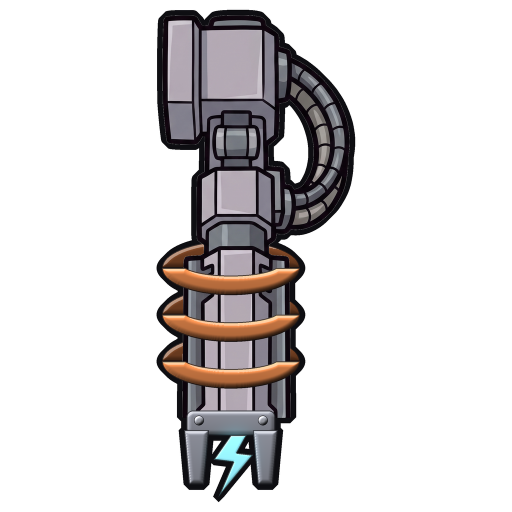
#> input picture Source/Art/kit/bulwark_src/weap/arc.png, 1024 x 1024 px, given in place of hammer.png, which was not available (shown at 1/2 size)
$ python kitbash.py kit/bulwark_src/weap/arc.png
#> lines starting #> are read from the running program, lines starting #| are printed output that depends on the picture; after the words box and inside, x2 and y2 are one past the last pixel; in counts of white or black regions, pixels touching at a corner belong together; pictures that were not available may be replaced by others from this repository, and a replacement may not be noted
#> in __init__, `s.im = Image.new('RGBA', (n, n), (0, 0, 0, 0))`: s.im: PIL image 2048x2048 RGBA; every value is 0
### Source/Art/vdraw.py
"""Small 2D painting kit: shapes as masks, automatic bevel shading from a light direction, panel lines, glow, outlines."""
import numpy as np
from PIL import Image, ImageDraw, ImageFilter
from scipy import ndimage
N=1024
LIGHT=np.array([-0.55,-0.75]); LIGHT=LIGHT/np.linalg.norm(LIGHT)   # from top-left
INK=np.array([14,14,18.])
class Canvas:
    def __init__(s,n=N):
        s.n=n; s.rgb=np.ones((n,n,3))*255; s.a=np.zeros((n,n),bool); s.lines=np.zeros((n,n),bool)
    # ---- shape masks
    # [4 lines left out: function poly, not called in this run]
    def ell(s,box):
        m=Image.new('L',(s.n,s.n),0); ImageDraw.Draw(m).ellipse(box,fill=255); return np.array(m)>127
    def rrect(s,box,r):
        m=Image.new('L',(s.n,s.n),0); ImageDraw.Draw(m).rounded_rectangle(box,radius=r,fill=255); return np.array(m)>127
    # ---- painting
    def fill(s,mask,col,bevel=18,strength=0.55,grad=0.18,edge=4,spec=True):
        col=np.array(col,float)
        d=ndimage.distance_transform_edt(mask)
        h=np.clip(d/bevel,0,1); h=np.sin(h*np.pi/2)
        gy,gx=np.gradient(ndimage.gaussian_filter(h,2))
        lit=-(gx*LIGHT[0]+gy*LIGHT[1]); lit=lit/ (np.abs(lit).max()+1e-6)
        ys=np.linspace(0,1,s.n)[:,None]*np.ones((1,s.n))
        # vertical gradient across the shape's own extent
        yy,xx=np.nonzero(mask)
        if len(yy):
            t=np.clip((ys-yy.min()/s.n)/max(1e-3,(yy.max()-yy.min())/s.n),0,1)
        else: t=ys
        f=1+strength*lit+grad*(0.5-t)
        c=col[None,None,:]*f[...,None]
        if spec:
            hl=(lit>0.55)&(d<bevel*0.7)
            c[hl]=c[hl]*0.6+255*0.4
        c=np.clip(c,0,255)
        s.rgb[mask]=c[mask]
        # thin inner edge line
        ring=mask&~ndimage.binary_erosion(mask,iterations=edge)
        s.rgb[ring]=s.rgb[ring]*0.25+INK*0.75
        s.a|=mask
    def groove(s,mask,w=5):
        "a dark panel line along the mask's centre region (pass a thin mask)"
        s.rgb[mask]=s.rgb[mask]*0.25+INK*0.75
    def line(s,pts,w=8,col=INK):
        m=Image.new('L',(s.n,s.n),0); ImageDraw.Draw(m).line([tuple(p) for p in pts],fill=255,width=w,joint='curve')
        mk=np.array(m)>127; s.rgb[mk]=np.array(col,float)
    def glow(s,mask,col,radius=22,amount=0.9):
        g=ndimage.gaussian_filter(mask.astype(float),radius); g=g/g.max()*amount
        col=np.array(col,float); s.rgb=s.rgb*(1-g[...,None])+col*g[...,None]
    def bolt(s,cx,cy,r,col=(150,152,160)):
        s.fill(s.ell((cx-r,cy-r,cx+r,cy+r)),col,bevel=r*0.7,strength=0.8,edge=3)
    def outline(s,w=16):
        ring=ndimage.binary_dilation(s.a,iterations=w)&~s.a
        s.rgb[ring]=INK; s.a|=ring
    # [17 lines left out: functions save, fill_cyl, not called in this run]

# ---- VFE / vanilla style: flat tone + soft top-down gradient, thin dark inner line, no bevel/specular
FLAT_LINE=(40,40,44)
# [9 lines left out: function fill_flat, not called in this run]

# ---- VFE shading v2: soft form shading + cast shadows, still clean and light
SHADE=dict(form=0.34, light=0.22, shadow=0.32, shadow_off=(10,14), shadow_blur=8)
# [33 lines left out: functions fill_vfe, chamfer, not called in this run]
_fill_vfe_plain=fill_vfe
# [12 lines left out: functions fill_vfe, use_soft_preset, not called in this run]
_CH=dict(lit=1.10, side=0.60, mid=0.84, seam=3)
_chamfer_orig=chamfer
def chamfer(c,mask,bevel,**k):
    p=dict(_CH); p.update(k); _chamfer_orig(c,mask,bevel,**p)
# [5 lines left out: function fill_vfe, not called in this run]

### Source/Art/kitbash.py
"""Kitbash: cut pieces out of generated art and assemble new parts; vdraw fills the gaps."""
import sys; sys.path.insert(0,sys.argv[1]); SP=sys.argv[1]
import numpy as np
from PIL import Image, ImageDraw
from scipy import ndimage
import vdraw
INK=(14,14,18)
# [12 lines left out: function plate, not called in this run]
def piece(path,box,size=None,flip=False):
#> called with box = (840, 90, 1210, 400), size = (300, 240), flip = False
    im=Image.open(path).convert('RGB').crop(box)
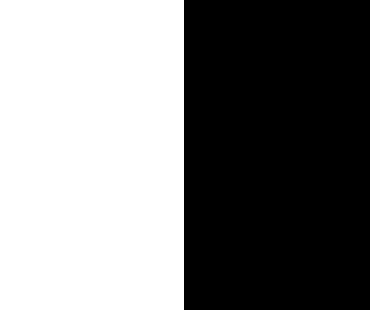
#> im: PIL image 370x310 RGB; 49.7% white; 1 white region, box (x1, y1, x2, y2) and area: (0, 0, 184, 310) 57040
    a=np.array(im).astype(int); fg=(a.min(2)<232)
    holes=ndimage.binary_fill_holes(fg)&~fg
#> holes: shape (310, 370) bool; every value is 0
    lab_h,nh=ndimage.label(holes)
#> lab_h: shape (310, 370) int32; every value is 0
#> nh = 0
    for i in range(1,nh+1):                      # fill only holes that are not white background
        h=lab_h==i
        if a[h].min(1).mean()<200: fg|=h
    fg=ndimage.binary_opening(fg,iterations=2)
#> fg: shape (310, 370) bool; 50.3% white; 3 black regions (2 under 20 px), largest, box (x1, y1, x2, y2) and area: (0, 0, 186, 310) 57046
    lab,n=ndimage.label(fg)
#> n = 1
    if n>1:
        sizes=ndimage.sum(fg,lab,range(1,n+1)); keep=[i+1 for i,s in enumerate(sizes) if s>0.02*fg.sum()]
        fg=np.isin(lab,keep)
    rgba=Image.fromarray(np.dstack([a.astype(np.uint8),(fg*255).astype(np.uint8)]),'RGBA')
    if size: rgba=rgba.resize(size,Image.LANCZOS)
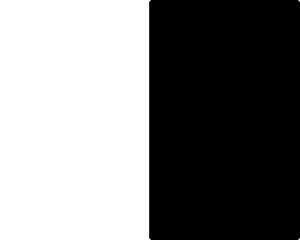
#> rgba: PIL image 300x240 RGBA; mean R, G, B, A 0, 0, 0, 128.2; transparent parts drawn white
    if flip: rgba=rgba.transpose(Image.FLIP_LEFT_RIGHT)
    return rgba
class Board:
    def __init__(s,n=2048): s.im=Image.new('RGBA',(n,n),(0,0,0,0)); s.n=n
    def put(s,p,cx,top): s.im.alpha_composite(p,(int(cx-p.width/2),int(top))); return top+p.height
#> called with cx = 1024, top = 30
    def vd(s,fn):
        "draw with vdraw on a transparent layer of the same size"
        c=vdraw.Canvas(s.n); fn(c)
        lay=np.dstack([c.rgb.astype(np.uint8),(c.a*255).astype(np.uint8)])
        s.im.alpha_composite(Image.fromarray(lay,'RGBA'))
    # [9 lines left out: function save, not called in this run]
W=lambda n:f'{SP}/weap/{n}.png'
CH=f'{SP}/mod4/chassis_bulwark_plated2.png'
X=1024
P=lambda n,box,size=None: piece(W(n),box,size)
MOUNT=lambda size=(300,250): P('hammer',(840,90,1210,400),size)

BRASS=(214,168,70); STEEL=(128,130,140); DK=(70,72,82); BLK=(26,26,32)
# [4 lines left out: function half_ell, not called in this run]

# ---- autocannon (after the vanilla turret / warcasket heavy guns): compact receiver, long barrel, brake, U-belt
from vdraw import fill_cyl
b=Board()
b.put(MOUNT((300,240)),X,30)
def ac(c):
    # ammo box low on the outer side + U-shaped brass belt looping up into the receiver
    c.fill(c.rrect((X+190,560,X+460,860),28),(96,100,92),bevel=26)            # olive ammo can
#> in rrect, `m = Image.new('L', (s.n, s.n), 0)`: m: PIL image 2048x2048 L; every value is 0
#> in rrect, `ImageDraw.Draw(m).rounded_rectangle(box, radius=r, fill=255)`: m: PIL image 2048x2048 L; 1.9% white; 1 white region, box (x1, y1, x2, y2) and area: (1214, 560, 1485, 861) 80875
#> in fill, `col=np.array(col,float)`: col = [96, 100, 92]
#> in fill, `gy,gx=np.gradient(ndimage.gaussian_filter(h,2))`:
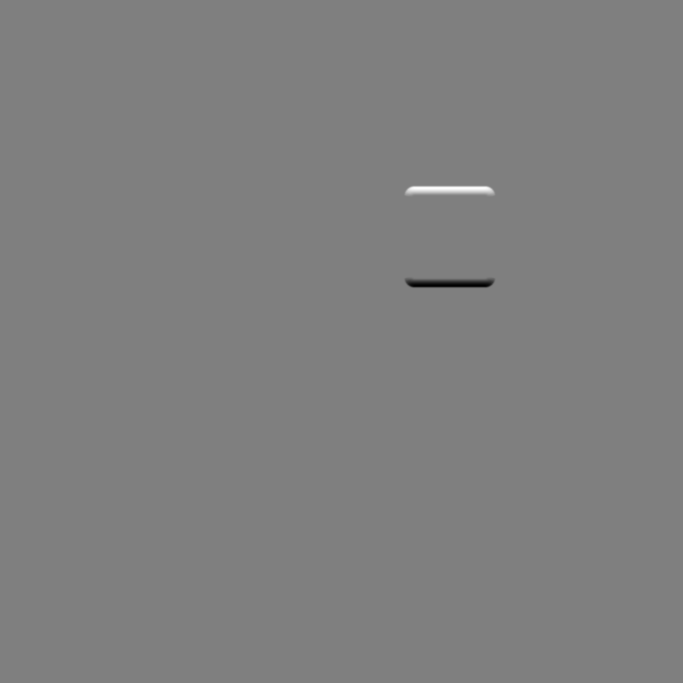
#> gy: shape (2048, 2048) float64 (shown at 1/3 size); min -0.0568, max 0.0568, mean -9.29e-21; drawn with min black and max white
#> in fill, `hl=(lit>0.55)&(d<bevel*0.7)`: hl: shape (2048, 2048) bool; 0.12% white; 1 white region, box (x1, y1, x2, y2) and area: (1215, 560, 1464, 833) 5041
#> in fill, `ring=mask&~ndimage.binary_erosion(mask,iterations=edge)`: ring: shape (2048, 2048) bool; 0.1% white; 1 white region, box (x1, y1, x2, y2) and area: (1214, 560, 1485, 861) 4276
    c.fill(c.rrect((X+220,590,X+430,640),12),(70,74,68),bevel=8)
#> call 2 of rrect, with box = (1244, 590, 1454, 640), r = 12
#> in rrect (call 2), `ImageDraw.Draw(m).rounded_rectangle(box, radius=r, fill=255)`:
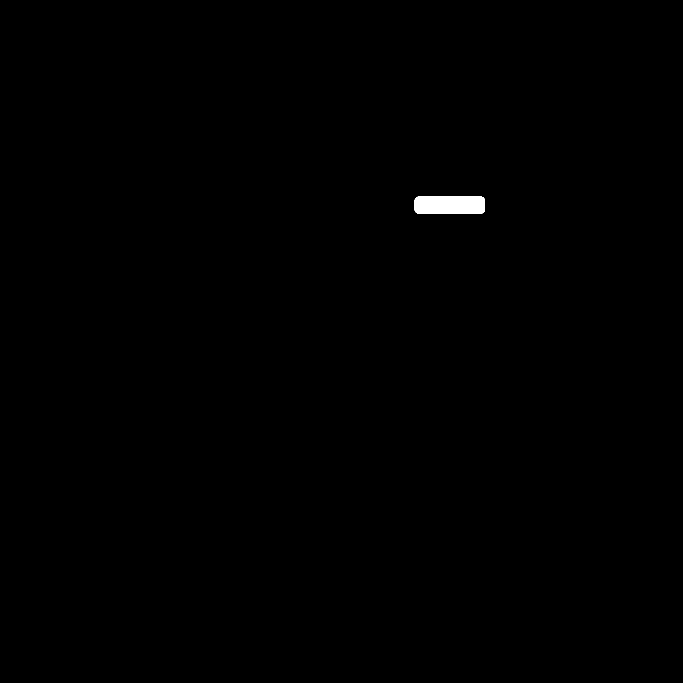
#> m: PIL image 2048x2048 L (shown at 1/3 size); 0.25% white; 1 white region, box (x1, y1, x2, y2) and area: (1244, 590, 1455, 641) 10625
#> call 2 of fill, with col = (70, 74, 68), bevel = 8, strength = 0.55, grad = 0.18, edge = 4, spec = True
#> in fill (call 2), `col=np.array(col,float)`: col = [70, 74, 68]
#> in fill (call 2), `yy,xx=np.nonzero(mask)`: yy = 10625 values from 590 to 640; xx = 10625 values, max 1454 at index 2041, min 1244 at index 1831, mean 1349
#> in fill (call 2), `t=np.clip((ys-yy.min()/s.n)/max(1e-3,(yy.max()-yy.min())/s.n),0,1)`:
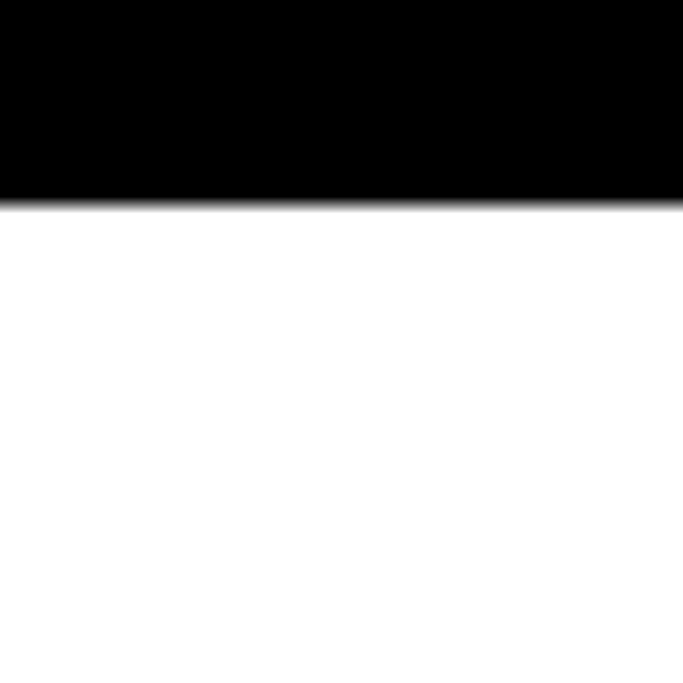
#> t: shape (2048, 2048) float64 (shown at 1/3 size); min 0, max 1, mean 0.7
#> in fill (call 2), `c=col[None,None,:]*f[...,None]`:
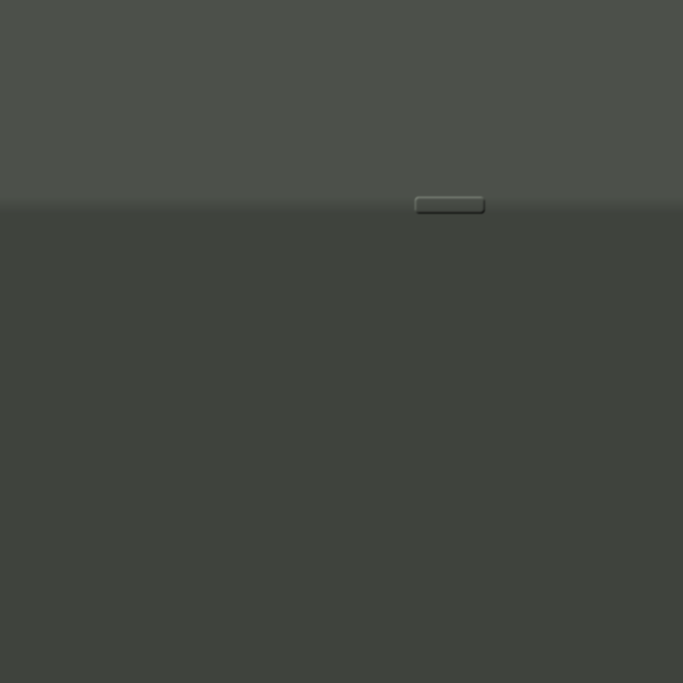
#> c: shape (2048, 2048, 3) float64 (shown at 1/3 size); mean of channels 0, 1, 2 67.5, 71.3, 65.6; drawn as R, G, B
#> in fill (call 2), `hl=(lit>0.55)&(d<bevel*0.7)`:
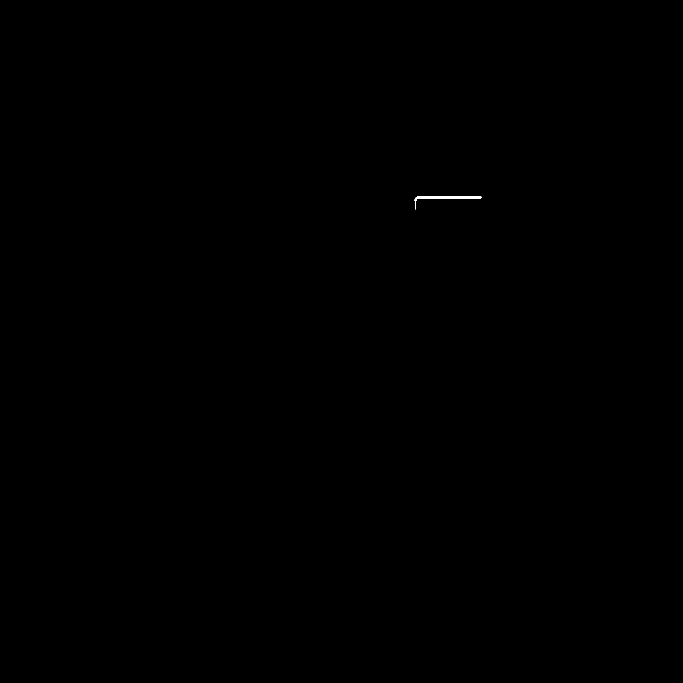
#> hl: shape (2048, 2048) bool (shown at 1/3 size); 0.03% white; 1 white region, box (x1, y1, x2, y2) and area: (1244, 589, 1445, 628) 1087
#> in fill (call 2), `ring=mask&~ndimage.binary_erosion(mask,iterations=edge)`: ring: shape (2048, 2048) bool; 0.05% white; 1 white region, box (x1, y1, x2, y2) and area: (1244, 590, 1455, 641) 1944
    for k in range(9):
        ang=np.pi*(k/8)                                                       # U loop from the can to the receiver
        bx=X+280-150*np.cos(ang)*0.9; by=860+150*np.sin(ang)-40
        c.fill(c.rrect((bx-40,by-26,bx+40,by+26),12),BRASS,bevel=12)
    # receiver
    c.fill(c.rrect((X-230,240,X+230,620),34),STEEL,bevel=34)
    c.fill(c.rrect((X-230,330,X+230,380),10),DK,bevel=8)                      # top-cover seam
    c.fill(c.rrect((X-260,420,X-180,600),18),DK,bevel=12)                     # side plate
    c.fill(c.rrect((X+180,420,X+260,600),18),DK,bevel=12)
    for bx in (X-150,X+150): c.bolt(bx,290,18)
    # long barrel with a recoil sleeve and reinforcing rings
    fill_cyl(c,c.rrect((X-120,600,X+120,820),20),STEEL)                       # recoil sleeve
    fill_cyl(c,c.rrect((X-80,800,X+80,1720),14),STEEL)                        # barrel
    for yy in (860,1180):
        fill_cyl(c,c.rrect((X-110,yy,X+110,yy+60),14),DK)
    # muzzle brake: stepped block with side baffles, dark bore at the tip
    fill_cyl(c,c.rrect((X-150,1680,X+150,1900),26),STEEL)
    for yy in (1715,1790):
        for x0,x1 in ((X-215,X-140),(X+140,X+215)): c.fill(c.rrect((x0,yy,x1,yy+50),12),DK,bevel=10)
    c.fill(c.ell((X-95,1850,X+95,1950)),(26,26,32),bevel=10,spec=False)
#> (the run stopped early here; a loop or call above may not have finished)
